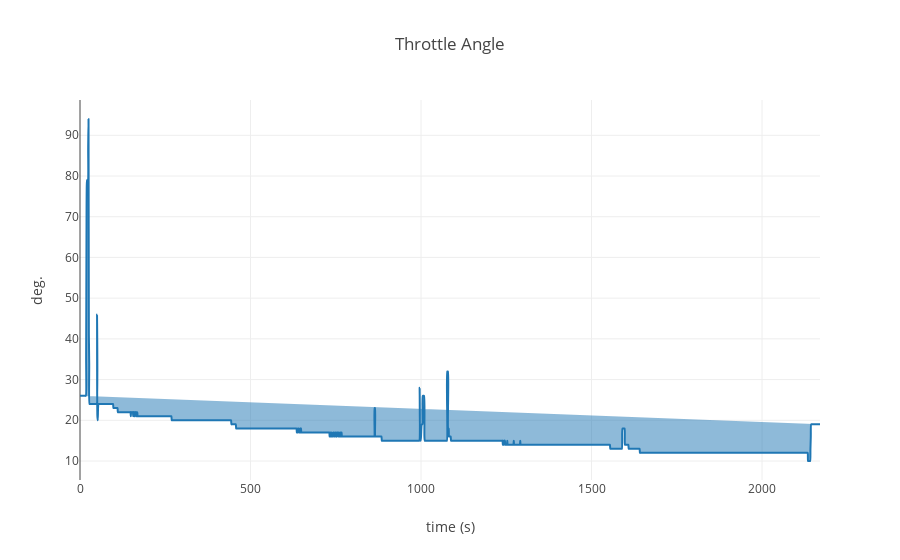

The notebook cell saved with this chart:
### Markdown cell above
**Throttle Potentiometer Sensor (TPS)**

A TPS is provided to inform the rate of acceleration. The TPS is a potentiometer with three wires. A 5v reference voltage is supplied to a resistance track, with the other end connected to earth. The third wire is connected to an arm which wipes along the resistance track, and so varies the resistance and voltage of the signal returned.
From the voltage returned, the ECU is able to calculate just how quickly the throttle is opened. From model year 1993 onwards, the TPS also informs the ECU of idle position with a voltage of approximately 0.6 volts.

### Code cell
lr.display_graph(['throttle_angle'], 'Throttle Angle', 'deg.')

### Figure 1 — Plotly figure (JSON) as saved in the notebook; plotly's stock layout.template omitted (floating-point values rounded to 4 significant figures; data arrays with more than 128 entries replaced by an {"elided": "..."} marker saying what was removed)
{"data": [{"connectgaps": true, "fill": "toself", "line": {"shape": "spline", "smoothing": 0.8}, "name": "throttle_angle", "type": "scatter", "uid": "4b3eeb9a-a319-43c2-aa01-74c9bfc6f38c", "x": {"elided": "2171 int values"}, "y": {"elided": "2171 int values"}}], "layout": {"autosize": true, "title": {"text": "Throttle Angle"}, "xaxis": {"autorange": true, "range": [0, 2170], "title": {"text": "time (s)"}, "type": "linear"}, "yaxis": {"autorange": true, "range": [5.333, 98.67], "title": {"text": "deg."}, "type": "linear", "zeroline": false}}}
